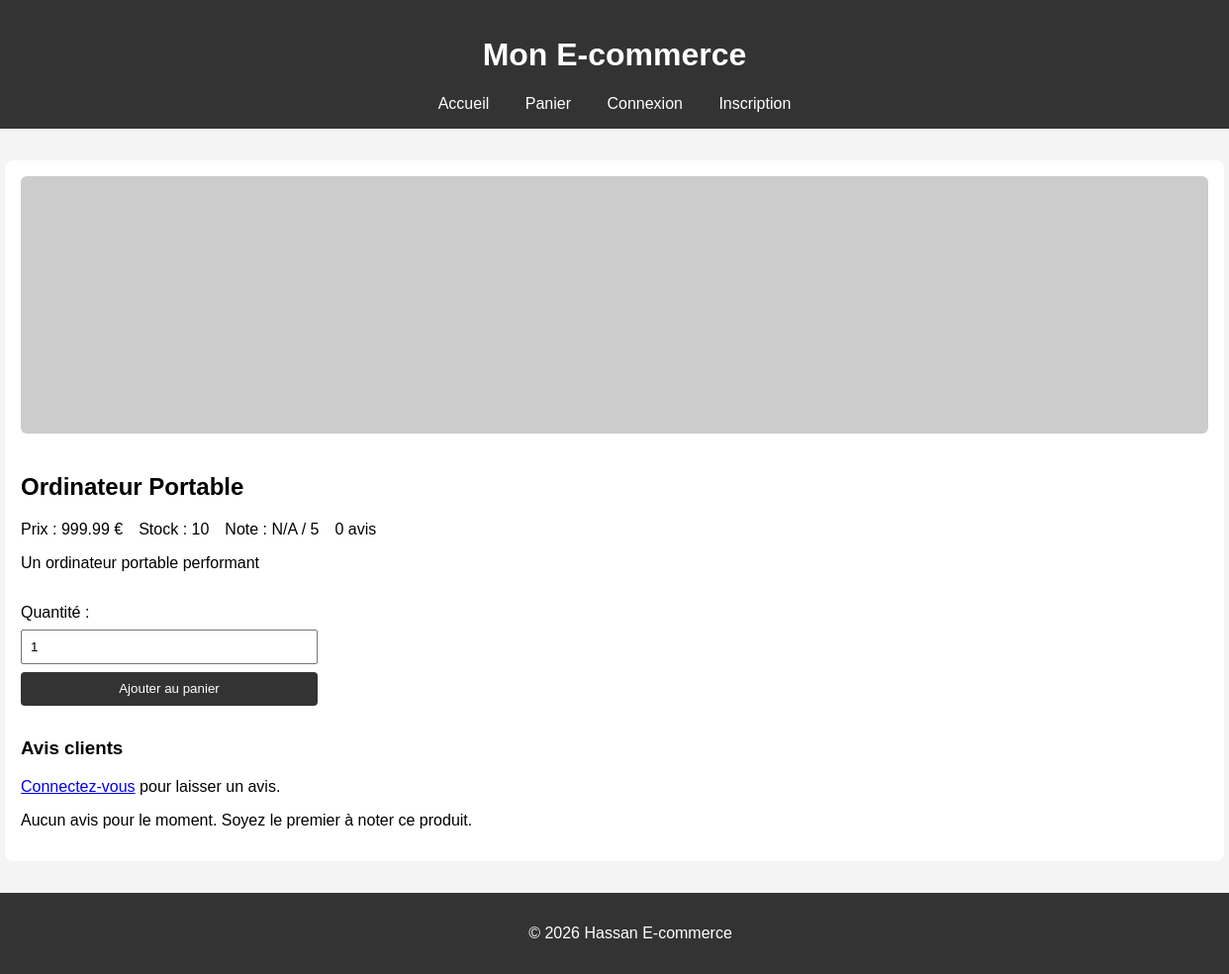
Screenshot of /product.php?id=1 with the database file from the repository.
### tables this page shows
CREATE TABLE products (
    id INT AUTO_INCREMENT PRIMARY KEY,
    name VARCHAR(100) NOT NULL,
    description TEXT,
    price DECIMAL(10,2) NOT NULL,
    image VARCHAR(255),
    stock INT DEFAULT 0,
    created_at TIMESTAMP DEFAULT CURRENT_TIMESTAMP
);

### config.php (called while the page is built, shortened)
<?php
function getProductRating(PDO $db, int $productId): array {
    try {
        $stmt = $db->prepare("SELECT AVG(rating) AS avg_rating, COUNT(*) AS review_count FROM reviews WHERE product_id = ?");
        $stmt->execute([$productId]);
        $result = $stmt->fetch(PDO::FETCH_ASSOC);
        return [
            'avg_rating' => $result['avg_rating'] ? round($result['avg_rating'], 1) : 0,
            'review_count' => $result['review_count'] ?? 0,
        ];
    } catch (PDOException $e) {
        return ['avg_rating' => 0, 'review_count' => 0];
    }
}
?>

### product.php (the view, shortened to what this page needs)
<?php
require 'config.php';
$db = getDBConnection();
$id = $_GET['id'];
$stmt = $db->prepare("SELECT * FROM products WHERE id = ?");
$stmt->execute([$id]);
$product = $stmt->fetch(PDO::FETCH_ASSOC);
$ratingInfo = getProductRating($db, $id);
$reviews = getProductReviews($db, $id);
?>
<!DOCTYPE html>
<html lang="fr">
<head:
    <meta charset="UTF-8">
    <link rel="stylesheet" href="css/style.css">
</head>
<body>
    <header>
        <h1>Mon E-commerce</h1>
        <nav>
            <a href="index.php">Accueil</a>
            <a href="cart.php">Panier</a>
            <?php if(isset($_SESSION['user_id'])): ?>
                <a href="logout.php">Déconnexion</a>
            <?php else: ?>
                <a href="login.php">Connexion</a>
                <a href="register.php">Inscription</a>
            <?php endif; ?>
        </nav>
    </header>
    <main>
        <div class="product-detail">
            <?php $productImage = !empty($product['image']) ? $product['image'] : 'https://via.placeholder.com/600x400?text=Produit'; ?>
            <img class="product-detail-image" src="<?php echo htmlspecialchars($productImage); ?>" alt="<?php echo htmlspecialchars($product['name']); ?>">
            <h2><?php echo htmlspecialchars($product['name']); ?></h2>
            <div class="product-meta">
                <span>Prix : <?php echo $product['price']; ?> €</span>
                <span>Stock : <?php echo $product['stock']; ?></span>
                <span>Note : <?php echo $ratingInfo['avg_rating'] > 0 ? number_format($ratingInfo['avg_rating'], 1) : 'N/A'; ?> / 5</span>
                <span><?php echo $ratingInfo['review_count']; ?> avis</span>
            </div>
            <p><?php echo htmlspecialchars($product['description']); ?></p>
            <form action="add_to_cart.php" method="post" class="cart-form">
                <label>Quantité :</label>
                <input type="number" name="quantity" value="1" min="1" max="<?php echo $product['stock']; ?>">
                <button type="submit">Ajouter au panier</button>
            </form>
        </div>
        <section class="product-reviews">
            <h3>Avis clients</h3>
            <?php if (isset($_SESSION['user_id'])): ?>
                <form method="post" class="review-form">
                    <label for="rating">Note :</label>
                    <select id="rating" name="rating">
                        <option value="5">5 étoiles</option>
                        <option value="4">4 étoiles</option>
                        <option value="3">3 étoiles</option>
                        <option value="2">2 étoiles</option>
                        <option value="1">1 étoile</option>
                    </select>
                    <label for="comment">Commentaire :</label>
                    <textarea id="comment" name="comment" rows="4" required></textarea>
                    <button type="submit">Publier mon avis</button>
                </form>
            <?php else: ?>
                <p><a href="login.php">Connectez-vous</a> pour laisser un avis.</p>
            <?php endif; ?>
            <?php if (empty($reviews)): ?>
                <p>Aucun avis pour le moment. Soyez le premier à noter ce produit.</p>
            <?php endif; ?>
        </section>
    </main>
    <footer>
        <p>&copy; 2026 Hassan E-commerce</p>
    </footer>
</body>
</html>

### css/style.css (style rules this page uses)
body { font-family: Arial, sans-serif; margin: 0; padding: 0; background-color: #f4f4f4; }
header { background-color: #333; color: white; padding: 1rem; text-align: center; }
nav a { color: white; margin: 0 1rem; text-decoration: none; }
main { max-width: 1200px; margin: 2rem auto; padding: 1rem; background: white; border-radius: 8px; }
form { display: flex; flex-direction: column; max-width: 300px; }
label { margin-top: 1rem; }
input, button { padding: 0.5rem; margin-top: 0.5rem; }
button, .button { display: inline-block; background-color: #333; color: white; border: none; cursor: pointer; padding: 0.6rem 1rem; border-radius: 4px; text-decoration: none; }
.product-image, .product-detail-image { width: 100%; max-height: 260px; object-fit: cover; border-radius: 6px; margin-bottom: 1rem; }
.product-meta, .review-header, .payment-options { display: flex; flex-wrap: wrap; gap: 1rem; align-items: center; margin-bottom: 1rem; }
.product-reviews, .review-item, .checkout-form, .review-form { margin-top: 2rem; }
footer { text-align: center; padding: 1rem; background-color: #333; color: white; position: relative; width: 100%; }

### rows the page displays
products: name "Ordinateur Portable", price "999.99", stock "10", description "Un ordinateur portable performant"

### other values shown
$ratingInfo['review_count'] "0"
